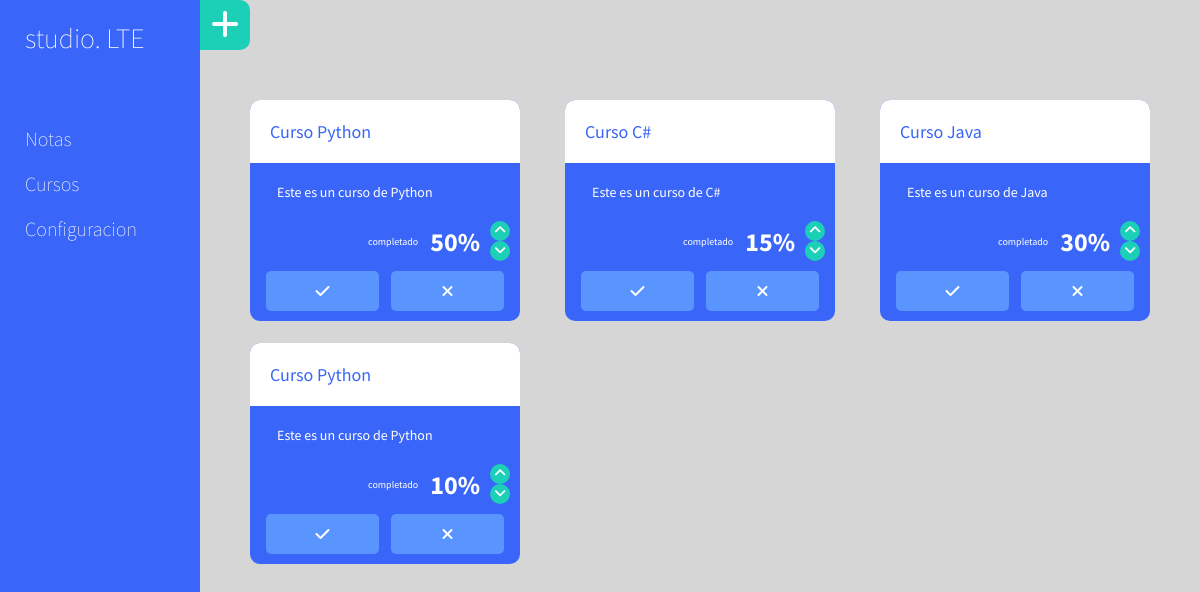
Page /cursos on the committed database.
### app.py (models this page shows)
class Task(db.Model):
    id = db.Column(db.Integer, primary_key=True)
    nombreCurso = db.Column(db.String(200))
    descripcion = db.Column(db.String(200))
    porcentaje = db.Column(db.Integer())
    done = db.Column(db.Boolean)

### app.py (the view)
@app.route("/cursos")
def cursos():
    tasks = Task.query.all()
    return render_template("cursos.html", tasks = tasks)

### templates/cursos.html
{% extends "base.html" %}
{% block body %}
<head>
    <link rel="stylesheet" href="../static/cursos.css">
</head>
<div class="addbuttom">
    <a href="/cursos/add" class="buttonadd"><i class="fas fa-plus"></i></a>
</div>
<div class="">
    <ul class="container-cursos">
        {% for task in tasks %}
        <li class="card bg-primary">
            <span class="{% if task.done %} done {% endif %} card-titulo dgrid">{{task.nombreCurso}}</span>
            <div class="">
                <div class="card-descripcion">
                    <p class="color-blanco">{{task.descripcion}}</p>
                </div>
                <div class="">
                    <div class="porcentaje">
                        <span class="dgrid completadotexto">
                            <p>completado  </p> {{task.porcentaje}}%
                        </span>
                        <div class="addp">
                            <a href="/addp/{{task.id}}" class="btn-sm"><i class="fas fa-angle-up"></i></a>
                            <a href="/sustp/{{task.id}}" class="btn-sm"><i class="fas fa-angle-down"></i></a>
                        </div>
                    </div>
                </div>
            </div>
            <div class="btn-container">
                <a href="/done/{{task.id}}" class="btn"><i class="fas fa-check"></i></a>
                <a href="/delete/{{task.id}}" class="btn"><i class="fas fa-times"></i></a>
            </div>
        </li>
        {% endfor %}
    </ul>
</div>
{% endblock %}

### templates/base.html (shortened to what this page needs)
<!DOCTYPE html>
<html lang="es">
<head>
    <link rel="stylesheet" href="../static/base.css">
</head>
<body class="container-total">
    <div class="navbar color-texto">
        <h1 class="separacion-20">studio. LTE</h1>
        <div class="botones-container">
            <a href="" class="color-texto separacion-20 bg-hover">Notas</a>
            <a href="/cursos" class="color-texto separacion-20 bg-hover">Cursos</a>
            <a href="" class="color-texto separacion-20 bg-hover">Configuracion</a>
        </div>
    </div>
    <div class="content">
        {% block body %}
        {% endblock %}
    </div>
</body>
</html>

### static/base.css (style rules this page uses)
* { padding: 0; margin: 0; font-family: 'Source Sans Pro', sans-serif; }
.container-total { display: grid; grid-template-columns: 200px auto; grid-template-rows: minmax(100vh, auto); }
.navbar { background: rgb(57, 101, 248); }
.content { background: rgb(214, 214, 214); }
.navbar h1 { font-size: 28px; padding-top: 20px; font-weight: lighter; }
.botones-container { padding-top: 50px; display: flex; flex-direction: column; justify-content: flex-start; }
.separacion-20 { padding-top: 10px; padding-bottom: 10px; padding-left: 25px; }
.color-texto { font-size: 20px; font-weight: lighter; color: white; text-decoration: none; }
.bg-hover { background: transparent; }

### static/cursos.css (style rules this page uses)
.container-cursos { padding: 5%; padding-top: 50px; display: grid; grid-template-columns: repeat(3, 1fr); grid-row-gap: 5%; grid-column-gap: 5%; list-style: none; }
.card { border-radius: 10px; text-decoration: none; }
.card-titulo { border-top-left-radius: 10px; border-top-right-radius: 10px; font-size: 18px; max-height: 50px; padding: 20px 20px; background: white; color: rgb(57, 101, 248); }
.card-descripcion { font-size: 14px; padding: 20px 10%; display: grid; overflow: hidden; }
.color-blanco { color: white; }
.bg-primary { background: rgb(57, 101, 248); }
.dgrid { display: grid; }
.addbuttom { width: 50px; height: 50px; background: rgb(28, 207, 183); border-top-right-radius: 10px; border-bottom-right-radius: 10px; font-size: 32px; display: flex; flex-direction: row; flex-wrap: nowrap; justify-content: center; align-items: center; align-content: stretch; }
.buttonadd { text-decoration: none; color:white; }
.btn-container { display: flex; flex-direction: row; flex-wrap: nowrap; justify-content: space-around; align-items: center; align-content: stretch; padding: 10px; }
.btn { text-align: center; display: grid; align-content: center; text-decoration: none; color: white; background: rgb(90, 148, 255); width: 45%; height: 40px; border-radius: 5px; }
.porcentaje { font-size: 26px; font-weight: bold; color: white; display: flex; flex-direction: row; flex-wrap: wrap-reverse; justify-content: flex-end; align-items: center; align-content: stretch; }
.porcentaje p { padding-right: 12px; font-weight: lighter; font-size: 10px; }
.completadotexto { display: flex; flex-direction: row; flex-wrap: wrap; justify-content: space-around; align-items: center; align-content: center; }
.addp { display: flex; flex-direction: column; flex-wrap: wrap-reverse; justify-content: center; align-items: flex-start; align-content: space-between; }
.btn-sm { margin-left: 10px; margin-right: 10px; background: rgb(28, 207, 183); border-radius: 10px; text-align: center; width: 20px; height: 20px; font-size: 14px; color: white; font-weight: lighter; text-decoration: none; }

### rows in the picture
Task: nombreCurso "Curso Python", descripcion "Este es un curso de Python", porcentaje "50"
Task: nombreCurso "Curso C#", descripcion "Este es un curso de C#", porcentaje "15"
Task: nombreCurso "Curso Java", descripcion "Este es un curso de Java", porcentaje "30"
Task: nombreCurso "Curso Python", descripcion "Este es un curso de Python", porcentaje "10"
